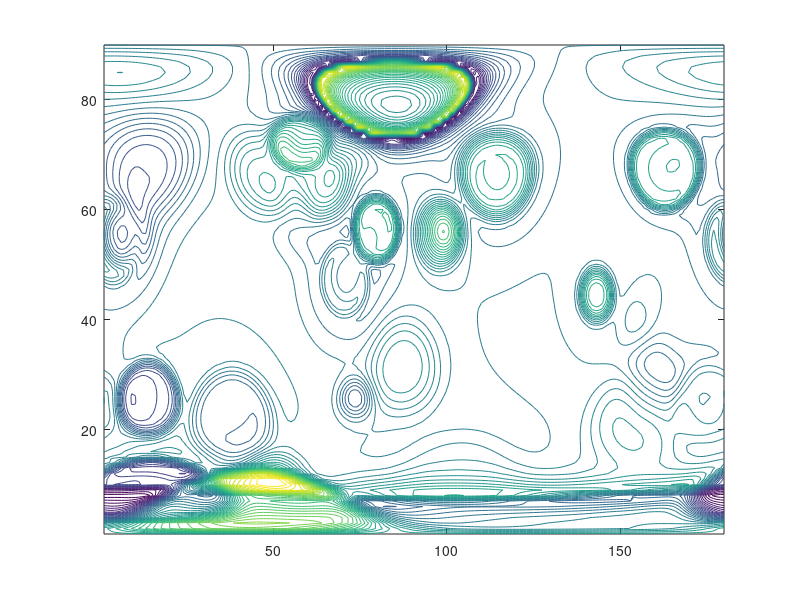

Reproduce this figure in MATLAB. (Note: this script raises an error after producing the figure.)
%% Computing true and estimated field and SV data to obtain misfit values
clear all, close all
output = load('output_70.mat');
outp_data = output.vals;
input = load('input_70.mat');
input_data = input.vals;
%normalized input field maps
input_data(1,:,:) = (input_data(1,:,:) - min(min(input_data(1,:,:))))/...
                  (max(max(input_data(1,:,:))) - min(min(input_data(1,:,:))));
input_data(2,:,:) = (input_data(2,:,:) - min(min(input_data(2,:,:))))/...
                  (max(max(input_data(2,:,:))) - min(min(input_data(2,:,:))));
inp_data = squeeze(input_data(1,:,:));
inp_sv = squeeze(input_data(2,:,:));

% 
outp_pos = squeeze(outp_data(1,5,:,:));
figure(2), contour(inp_data, 50)
%figure(3), imagesc(inp_sv)
%EstCoords=coordDerive(outp_pos,.2,.001,1);

% hold on,  scatter3(EstCoords(2,:),EstCoords(1,:),zed,100,'red','filled')
%EstCoords=coordDerive(outp_pos1.*abs(outp_I1),.2,.001,2);

%Final GA result after the algorithm converges
% eredmeny_control = load('eredmeny_control_oc_l_total_.mat');
% EstCoords = eredmeny_control.eredmeny_control(:,:,500);
EstParCoords = load('final_ga_result.mat');
EstParCoords = EstParCoords.EstCoords;

[coef, pow] = transform_coefficients_old(2);
convert_back_to_dims('output_70.mat');
[res_est, sv_est] = EstFieldForGANew(EstParCoords, 90, 180, coef, pow);
%figure(4), imagesc(sv_est)
figure(5), contour(res_est, 50)
domx = 90;
domy = 180;
target = sum(sum(abs(inp_data-res_est)))/(domx*domy)+sum(sum(abs(inp_sv-sv_est)))/(10*domx*domy);
disp(target)
% compute static field - only in case of reconstructing the real
% geomagnetic map for total/static field rates
% [res_static, sv_static] = EstFieldForGADimsNew(EstCoords, 90, 180, 1);
% figure(6), imagesc(sv_static)
% figure(7), imagesc(res_static)
% figure(4), hold on 
% zed = 100*ones(84,1);
% scatter3(round(exp(EstCoords(2,:))),round(exp(EstCoords(1,:))),zed)

%Fitting for the true (dimensional) input field maps
load('input_data_70_dims.mat');
load('output_data_dims.mat');
map_dims = true_data.maps;
for mult = 1.0:0.2:2.0
    disp('MULT: ')
    disp(mult)
    tmp = output_data(3,:,:);
    output_data(3,:,:) = mult*tmp; % adjusting estimated loop currents
    save('output_data_dims.mat', 'output_data');
    [res_raw, sv_raw] = EstFieldForGADimsNew(EstParCoords, 90, 180, 0);
    disp(sum(sum(abs((map_dims-res_raw))))/16400)
end
convert_back_to_dims('output_70.mat');
load('output_data_dims.mat');
output_data(3,:,:) = 2.8*output_data(3,:,:);
save('output_data_dims.mat', 'output_data');

[res_raw, sv_raw] = EstFieldForGADimsNew(EstParCoords, 90, 180, 0);
% res_raw = interpn(res_raw, 1);
% sv_raw = interpn(sv_raw, 1);
% figure(8), contour(res_raw, 50)
% figure(9), contour(sv_raw, 50)


save('est_field_cmb_synth.mat','res_est')
save('est_sv_cmb_synth.mat','sv_est')
save('est_field_cmb_synth_raw.mat','res_raw')
save('est_sv_cmb_synth_raw.mat','sv_raw')

%EstCoordsNew = exp(EstParCoords);
% zed = 10*ones(1,length(EstCoordsNew(1,:)));
% figure(2), hold on,  scatter3(EstCoordsNew(2,:),EstCoordsNew(1,:),zed,100,'black','filled')

input = load('input_data_70_dims.mat');%'input0.mat');
inp_data = input.true_data.maps;
inp_data1 = inp_data(:,:,1);%squeeze(inp_data(1,1,:,:));
figure(5), imagesc(inp_data1)

sv_data = input.true_data.svs;
sv_data_raw = sv_data(:,:,1);%squeeze(inp_data(1,1,:,:));
figure(6), imagesc(sv_data_raw)

inp_data_norm = inp_data;
sv_data_norm = inp_sv;


%% Calculating quality measures
% - parameter error (in case of synthetic data)
clear all, close all

% est = load('output_70.mat');
% est = est.vals;
% est_dtIs = squeeze(est(1,5,:,:));
%figure(1), imagesc(est_dtIs);

% final GA result for the loop parameters (after the loss converges)
% eredmeny_control = load('eredmeny_control_oc_l_total_.mat');
% EstCoords = eredmeny_control.eredmeny_control(:,:,500);
EstParCoords = load('final_ga_result.mat');
EstParCoords = EstParCoords.EstCoords;

inp_data_label = load('label_70.mat');
convert_back_to_dims('label_70.mat');
inp_pos = squeeze(inp_data_label.vals(1, :, :));
inp_Is = squeeze(inp_data_label.vals(3, :, :));

TrueCoords=coordDerive(inp_pos,.2,.001);
TruePars = get_true_pars(TrueCoords);

deg_res = 2;
convert_back_to_dims('output_70.mat');
EstPars = get_est_pars(EstParCoords, 180/deg_res, 360/deg_res);
RPE=calculate_parameter_error_loop(EstPars,TruePars,deg_res);
MRPE = mean(mean(RPE));

% - misfit values
disp(sum(sum(abs((map_dims-res_raw))))/16400)
disp(max(max(abs(res_raw))))
disp(max(max(abs(map_dims))))

%max abs =  7.3e-4 T
%MAE = 1.106e-4 T; 
%NRMS = 0.054
disp(sum(sum(abs((sv_raw-sv_data_raw))))/16400)
disp(max(max(abs(sv_data_raw))))
%max abs = 2.6e-13 T
%mean abs 6.34e-14 T
%MAE = 6.33e-14 T

% - cross correlations
disp(corr2(inp_data, res_est))
disp(corr2(inp_sv, sv_est))
%%
% Surface field (only static!)
% [res_est, res_est_raw] = EstFieldForGA(eredmeny_control.eredmeny_control(:,:,1,50), 45, 90);
% figure(3), imagesc(res_est_raw)
